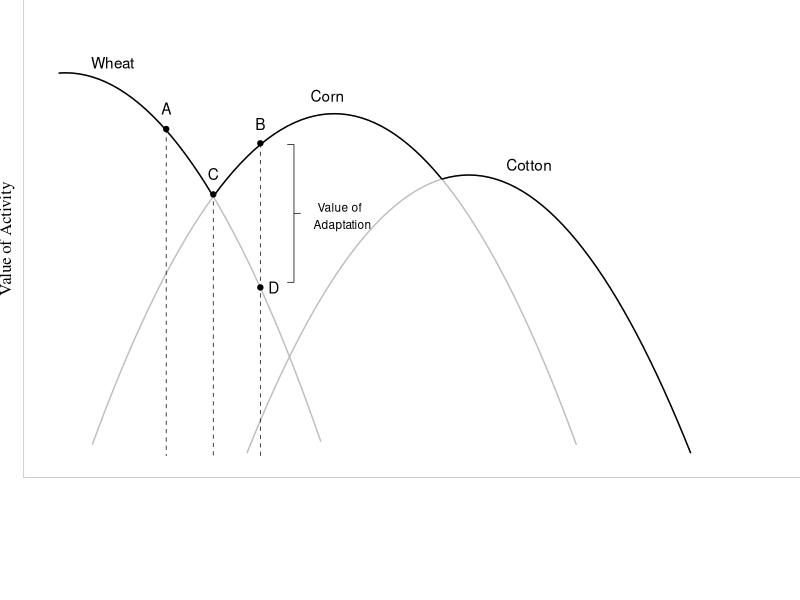

This chart was generated by the following R code: (Note: this script raises an error after producing the figure.)
library(cowplot)
library(tidyverse)
library(ggthemes)

x <- -40:40
x

wheat <- data.frame(y = -5*x^2 , temp = 1:81)
wheat <- wheat[40:81, ]
wheat$temp <- 0:41

x <- -40:40
corn <- data.frame(y = -5*x^2 , temp = 1:81)
corn$y <- corn$y - 800

x <- -40:60
cotton <- data.frame(y = -5*(x-20)^2 , temp = 1:101)
cotton$y <- cotton$y - 2000

wheat_outline <- filter(wheat, temp < 24)
corn_outline <- filter(corn, temp > 22 & temp < 58)
cotton_outline <- filter(cotton, temp > 56)

p1 <- ggplot(NULL) + geom_line(data = wheat, aes(temp, y), color = 'grey') +
  geom_line(data = corn, aes(temp, y), color = 'grey')  +
  geom_line(data = cotton, aes(temp, y), color = 'grey') +
  geom_line(data = wheat_outline, aes(temp, y)) +
  geom_line(data = corn_outline, aes(temp, y)) +
  geom_line(data = cotton_outline, aes(temp, y)) +
  ylim(-7500, 1000) +
  xlim(0, 105) + 
  theme_tufte(base_size = 12) +
  ylab("Value of Activity") +
  xlab(NULL) +
  annotate("segment", x=-Inf, xend=Inf, y=-Inf, yend=-Inf, color = "grey") +
  annotate("segment", x=-Inf, xend=-Inf, y=-Inf, yend=Inf, color = "grey") +
  annotate("text", x = 8, y = 200, label = "Wheat") +
  annotate("text", x = 40, y = -450, label = "Corn") +
  annotate("text", x = 70, y = -1800, label = "Cotton") +
  
  # Wheat
  geom_segment(aes(x = 16, xend = 16, y = -1100, yend = -7500), linetype = 'dashed', size = 0.25) +
  geom_point(aes(x = 16, y = -1100)) +  
  
  # Corn
  geom_segment(aes(x = 23, xend = 23, y = -2350, yend = -7500), linetype = 'dashed', size = 0.25) +
  geom_point(aes(x = 23, y = -2380)) +  
  
  # Cotton
  geom_segment(aes(x = 30, xend = 30, y = -1380, yend = -7500), linetype = 'dashed', size = 0.25) +
  geom_point(aes(x = 30, y = -1380)) +
  
  geom_point(aes(x = 30, y = -4200)) +
  
  annotate("text", x = 16, y = -700, label = "A") +
  annotate("text", x = 30, y = -1000, label = "B") +
  annotate("text", x = 23, y = -1980, label = "C") +
  annotate("text", x = 32, y = -4200, label = "D") +
  
  # Value of adapatation label
  geom_segment(aes(x = 35, xend = 35, y = -1400, yend = -4100), size = 0.25) +
  geom_segment(aes(x = 35, xend = 34, y = -1400, yend = -1400), size = 0.25) +
  geom_segment(aes(x = 35, xend = 34, y = -4100, yend = -4100), size = 0.25) +
  geom_segment(aes(x = 35, xend = 36, y = -2750, yend = -2750), size = 0.25) +
  annotate("text", x = 42, y = -2800, label = "Value of \n Adaptation", size = 3) +
  
  
  
  # geom_text(data = filter(pdat, temp == 3 & effect == "Weather-climate-effect" & panel == 1), aes(label = effect), 
  #           vjust = -3, size = 2) + 
  # geom_text(data = filter(pdat, temp == 3 & effect == "Weather-effect" & panel == 1), aes(label = effect), 
  #           vjust = 3, size = 2) + 
  # geom_text(data = filter(pdat, temp == 3 & effect == "Weather-climate-effect" & panel == 2), aes(label = effect), 
  #           vjust = -1.5, size = 2, hjust = .3) + 
  # geom_text(data = filter(pdat, temp == 3 & effect == "Weather-effect" & panel == 2), aes(label = effect), 
  #           vjust = 3, size = 2) + 
  # scale_x_continuous(breaks = 0:5, labels = c("+0C", "+1C", "+2C", "+3C", "+4C", "+5C")) +
  # ylim(-60, 60) +
  #guides(color = guide_legend(keywidth = 1.5, keyheight = 1,
  #                              override.aes = list(linetype = c(1, 1),
  #                                                  size = 1.5,
  #                                                  shape = c(NA, NA)))) +
    theme(legend.position = "none",
          # axis.title.x=element_blank(),
        axis.text.x=element_blank(),
        axis.ticks.x=element_blank(),
        axis.text.y=element_blank(),
        axis.ticks.y=element_blank(),
        legend.box.background = element_rect(colour = "grey"),
        legend.title = element_blank(),
        legend.key = element_rect(fill = NA, color = NA),
        legend.text=element_text(size=8),
        plot.margin = unit(c(0, 0, 3, 0), "cm"))
p1  

dens <- density(cropdat$tavg)
dens <- data.frame(x = dens$x, y = dens$y)
dens <- filter(dens, x > 13 & x < 23)
ggplot(dens, aes(x, y)) + geom_line() + ylim(.010, 0.3)

dens_plot <- ggplot(cropdat, aes(tavg)) + geom_density(fill = "grey95") + xlim(13, 23) + ylim(0, 0.15) +
  theme_tufte(base_size = 12) +
    annotate("segment", x=-Inf, xend=Inf, y=-Inf, yend=-Inf, color = "grey") +
  annotate("segment", x=-Inf, xend=-Inf, y=-Inf, yend=Inf, color = "grey") +
    xlab("Temperature") +
  ylab("Density") +
      theme(legend.position = "none",
        # axis.title.x=element_blank(),
        # axis.title.y=element_blank(),
        axis.text.x=element_blank(),
        axis.ticks.x=element_blank(),
        axis.text.y=element_blank(),
        axis.ticks.y=element_blank(),
        legend.box.background = element_rect(colour = "grey"),
        legend.title = element_blank(),
        legend.key = element_rect(fill = NA, color = NA),
        legend.text=element_text(size=8)) + 
  geom_segment(aes(x = 15.2, xend = 15.2, y = 0, yend = .15), linetype = 'dashed', size = .25) 
dens_plot

ggdraw() + draw_plot(p1, 0.005, width = 0.98) +
  draw_plot(dens_plot, -0.010, height = .30, width = 1) 

ggsave("figures/mendelsohn_plot.pdf", width = 6, height = 4)

  
